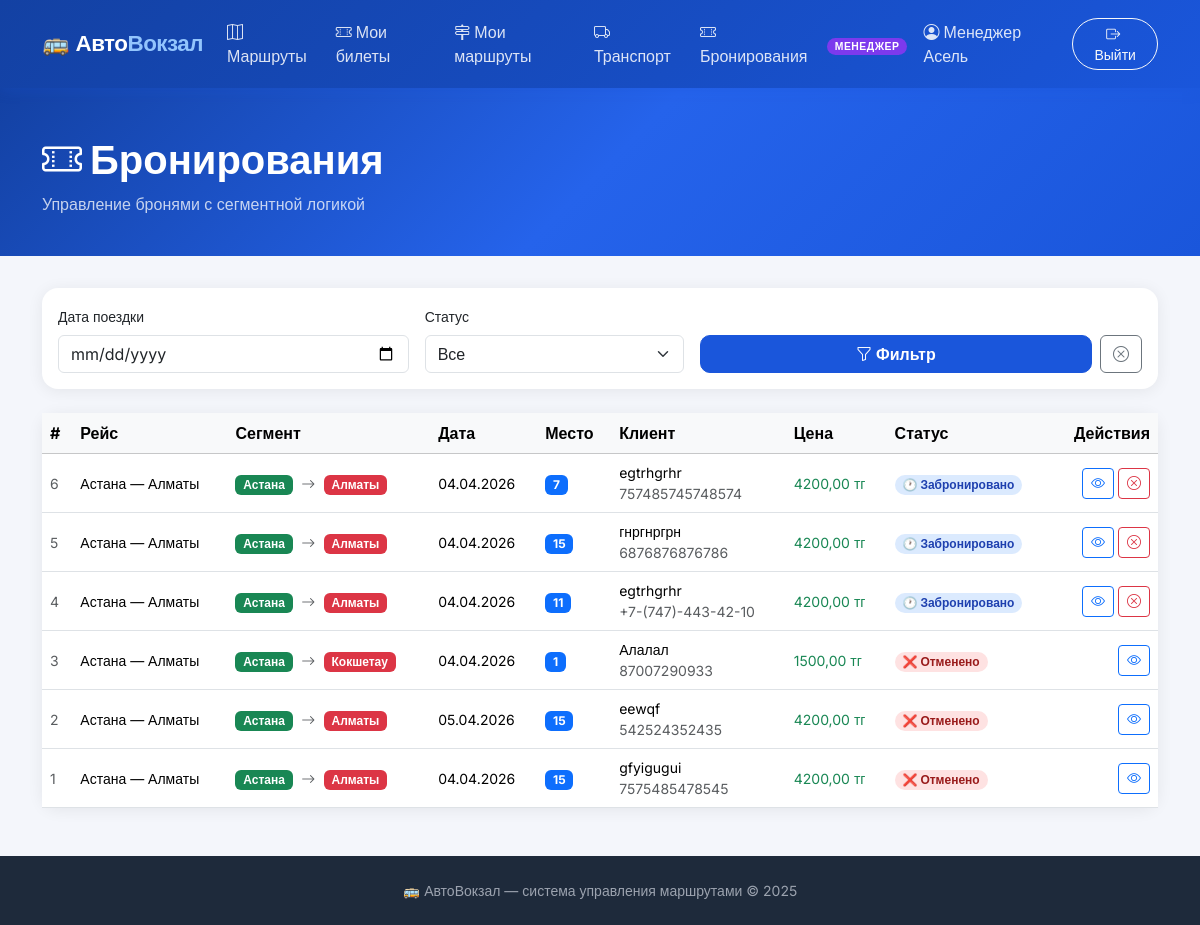
Page /bookings/ (signed in) on the committed database.
### users/models.py (models this page shows, shortened)
class User(AbstractBaseUser, PermissionsMixin):
    class Role(models.TextChoices):
        ADMIN = 'admin', 'Администратор'
        MANAGER = 'manager', 'Менеджер'
        USER = 'user', 'Пользователь'
    email = models.EmailField(unique=True, verbose_name='Email')
    full_name = models.CharField(max_length=150, blank=True, verbose_name='Полное имя')
    phone = models.CharField(max_length=20, blank=True, verbose_name='Телефон')
    role = models.CharField(
        max_length=10,
        choices=Role.choices,
        default=Role.USER,
        verbose_name='Роль'
    )
    is_active = models.BooleanField(default=True)
    is_staff = models.BooleanField(default=False)
    date_joined = models.DateTimeField(auto_now_add=True)
    objects = UserManager()
    USERNAME_FIELD = 'email'
    REQUIRED_FIELDS = []
    class Meta:
        verbose_name = 'Пользователь'
        verbose_name_plural = 'Пользователи'
    @property
    def is_admin(self):
        return self.role == self.Role.ADMIN
    @property
    def is_manager(self):
        return self.role == self.Role.MANAGER

### bookings/models.py (models this page shows, shortened)
class Booking(models.Model):
    class Status(models.TextChoices):
        BOOKED    = 'booked',    'Забронировано'
        PAID      = 'paid',      'Оплачено'
        CANCELLED = 'cancelled', 'Отменено'
        REFUNDED  = 'refunded',  'Возвращён'
    route = models.ForeignKey(
        'routes.Route', on_delete=models.CASCADE,
        related_name='bookings', verbose_name='Маршрут'
    )
    seat = models.ForeignKey(
        'transport.Seat', on_delete=models.CASCADE,
        related_name='bookings', verbose_name='Место'
    )
    from_stop = models.ForeignKey(
        'routes.Stop', on_delete=models.CASCADE,
        related_name='bookings_from', verbose_name='Остановка посадки'
    )
    to_stop = models.ForeignKey(
        'routes.Stop', on_delete=models.CASCADE,
        related_name='bookings_to', verbose_name='Остановка высадки'
    )
    travel_date = models.DateField(verbose_name='Дата поездки')
    price = models.DecimalField(max_digits=10, decimal_places=2, verbose_name='Цена билета (тг)')
    customer_name = models.CharField(max_length=150, verbose_name='Имя клиента')
    phone = models.CharField(max_length=20, verbose_name='Телефон')
    extra_info = models.TextField(blank=True, verbose_name='Доп. информация')
    status = models.CharField(
        max_length=15, choices=Status.choices,
        default=Status.BOOKED, verbose_name='Статус'
    )
    cookie_token = models.UUIDField(
        default=uuid.uuid4,
        unique=True,
        db_index=True,
        verbose_name='Токен куки',
        help_text='Идентификатор браузера гостя'
    )
    created_at = models.DateTimeField(auto_now_add=True)
    class Meta:
        verbose_name = 'Бронирование'
        verbose_name_plural = 'Бронирования'
        ordering = ['-created_at']

### routes/models.py (models this page shows, shortened)
class Route(models.Model):
    name = models.CharField(max_length=200, verbose_name='Название маршрута',
                            help_text='Например: Астана — Алматы')
    transport = models.ForeignKey(
        'transport.Transport', on_delete=models.PROTECT,
        related_name='routes', verbose_name='Транспорт'
    )
    departure_time = models.TimeField(verbose_name='Время отправления (с первой остановки)')
    is_approved = models.BooleanField(default=False, verbose_name='Подтверждён')
    created_by = models.ForeignKey(
        'users.User', on_delete=models.SET_NULL, null=True,
        related_name='routes', verbose_name='Создан менеджером'
    )
    created_at = models.DateTimeField(auto_now_add=True)
    class Meta:
        verbose_name = 'Маршрут'
        verbose_name_plural = 'Маршруты'
        ordering = ['name', 'departure_time']

class Stop(models.Model):
    route = models.ForeignKey(
        Route, on_delete=models.CASCADE,
        related_name='stops', verbose_name='Маршрут'
    )
    city = models.CharField(max_length=100, verbose_name='Город')
    order = models.PositiveSmallIntegerField(verbose_name='Порядок (0, 1, 2 ...)')
    price_from_start = models.DecimalField(
        max_digits=10, decimal_places=2, default=0,
        verbose_name='Цена от начала (тг)',
        help_text='0 для первой остановки'
    )
    arrival_offset_minutes = models.PositiveIntegerField(
        default=0, verbose_name='Смещение прибытия (мин от старта)'
    )
    is_boarding_allowed = models.BooleanField(
        default=True,
        verbose_name='Посадка разрешена',
        help_text='Можно ли купить билет ОТ этой остановки'
    )
    is_alighting_allowed = models.BooleanField(
        default=True,
        verbose_name='Высадка разрешена',
        help_text='Можно ли купить билет ДО этой остановки'
    )
    class Meta:
        verbose_name = 'Остановка'
        verbose_name_plural = 'Остановки'
        ordering = ['route', 'order']
        unique_together = ('route', 'order')

### transport/models.py (models this page shows, shortened)
class Seat(models.Model):
    class SeatType(models.TextChoices):
        WINDOW = 'window', 'У окна'
        AISLE = 'aisle', 'У прохода'
        STANDARD = 'standard', 'Стандартное'
    transport = models.ForeignKey(
        Transport,
        on_delete=models.CASCADE,
        related_name='seats',
        verbose_name='Транспорт'
    )
    seat_number = models.CharField(max_length=10, verbose_name='Номер места')
    position_x = models.PositiveIntegerField(verbose_name='Колонка (X)')
    position_y = models.PositiveIntegerField(verbose_name='Ряд (Y)')
    seat_type = models.CharField(
        max_length=20,
        choices=SeatType.choices,
        default=SeatType.STANDARD,
        verbose_name='Тип места'
    )
    class Meta:
        verbose_name = 'Место'
        verbose_name_plural = 'Места'
        unique_together = ('transport', 'seat_number')
        ordering = ['position_y', 'position_x']

### bookings/views.py (the view)
# urls.py: path('', views.BookingListView.as_view(), name='list'),
class BookingListView(ManagerRequiredMixin, View):
    def get(self, request):
        bookings = Booking.objects.select_related(
            'route', 'seat', 'from_stop', 'to_stop'
        ).order_by('-created_at')
        if not request.user.is_admin:
            bookings = bookings.filter(route__created_by=request.user)
        filter_date   = request.GET.get('date', '')
        filter_status = request.GET.get('status', '')
        if filter_date:
            try:
                bookings = bookings.filter(travel_date=date.fromisoformat(filter_date))
            except ValueError:
                pass
        if filter_status in dict(Booking.Status.choices):
            bookings = bookings.filter(status=filter_status)
        return render(request, 'bookings/list.html', {
            'bookings': bookings,
            'filter_date': filter_date,
            'filter_status': filter_status,
            'status_choices': Booking.Status.choices,
        })

### templates/bookings/list.html (shortened to what this page needs)
{% extends "base.html" %}
{% block content %}
<div class="page-header">
    <div class="container">
        <h1><i class="bi bi-ticket-perforated me-2"></i>Бронирования</h1>
        <p class="mb-0 opacity-75">Управление бронями с сегментной логикой</p>
    </div>
</div>
<div class="container pb-5">
    <div class="card mb-4">
        <div class="card-body p-3">
            <form method="get" class="row g-3 align-items-end">
                <div class="col-md-4">
                    <label class="form-label fw-600 small">Дата поездки</label>
                    <input type="date" name="date" value="{{ filter_date }}" class="form-control">
                </div>
                <div class="col-md-3">
                    <label class="form-label fw-600 small">Статус</label>
                    <select name="status" class="form-select">
                        <option value="">Все</option>
                    </select>
                </div>
                <div class="col-md-5 d-flex gap-2">
                    <button type="submit" class="btn btn-primary flex-fill"><i class="bi bi-funnel me-1"></i>Фильтр</button>
                    <a href="{% url 'bookings:list' %}" class="btn btn-outline-secondary"><i class="bi bi-x-circle"></i></a>
                </div>
            </form>
        </div>
    </div>
    {% if bookings %}
    <div class="card">
        <div class="card-body p-0">
            <div class="table-responsive">
                <table class="table table-hover align-middle mb-0">
                    <thead class="table-light">
                        <tr>
                            <th>#</th>
                            <th>Рейс</th>
                            <th>Сегмент</th>
                            <th>Дата</th>
                            <th>Место</th>
                            <th>Клиент</th>
                            <th>Цена</th>
                            <th>Статус</th>
                            <th class="text-end">Действия</th>
                        </tr>
                    </thead>
                    <tbody>
                    {% for b in bookings %}
                    <tr>
                        <td class="text-muted small">{{ b.pk }}</td>
                        <td class="small fw-600">{{ b.route.name }}</td>
                        <td>
                            <span class="badge bg-success">{{ b.from_stop.city }}</span>
                            <i class="bi bi-arrow-right text-muted mx-1 small"></i>
                            <span class="badge bg-danger">{{ b.to_stop.city }}</span>
                        </td>
                        <td class="small">{{ b.travel_date|date:"d.m.Y" }}</td>
                        <td><span class="badge bg-primary">{{ b.seat.seat_number }}</span></td>
                        <td class="small">
                            {{ b.customer_name }}<br>
                            <span class="text-muted">{{ b.phone }}</span>
                        </td>
                        <td class="fw-700 text-success small">{{ b.price }} тг</td>
                        <td>
                            <span class="badge rounded-pill status-{{ b.status }} px-2 py-1">
                                {% if b.status == 'booked' %}🕐{% elif b.status == 'paid' %}✅{% else %}❌{% endif %}
                                {{ b.get_status_display }}
                            </span>
                        </td>
                        <td>
                            <div class="d-flex gap-1 justify-content-end">
                                <a href="{% url 'bookings:detail' b.pk %}" class="btn btn-sm btn-outline-primary">
                                    <i class="bi bi-eye"></i>
                                </a>
                                {% if b.status != 'cancelled' %}
                                <form method="post" action="{% url 'bookings:cancel' b.pk %}"
                                      onsubmit="return confirm('Отменить бронирование?')">
                                    <button class="btn btn-sm btn-outline-danger"><i class="bi bi-x-circle"></i></button>
                                </form>
                                {% endif %}
                            </div>
                        </td>
                    </tr>
                    {% endfor %}
                    </tbody>
                </table>
            </div>
        </div>
    </div>
    {% else %}
    <div class="text-center py-5">
        <i class="bi bi-ticket-perforated display-1 text-muted opacity-25"></i>
        <h4 class="mt-3 text-muted">Бронирований нет</h4>
    </div>
    {% endif %}
</div>
{% endblock %}

### templates/base.html (shortened to what this page needs)
<!DOCTYPE html>
<html lang="ru">
<head>
    <link href="https://cdn.jsdelivr.net/npm/bootstrap@5.3.2/dist/css/bootstrap.min.css" rel="stylesheet">
    <link href="https://cdn.jsdelivr.net/npm/bootstrap-icons@1.11.3/font/bootstrap-icons.css" rel="stylesheet">
</head>
<body class="d-flex flex-column min-vh-100">
    <nav class="navbar navbar-expand-lg">
        <div class="container">
            <a class="navbar-brand" href="{% url 'routes:list' %}">
                🚌 Авто<span>Вокзал</span>
            </a>
            <div class="collapse navbar-collapse" id="navMain">
                <ul class="navbar-nav me-auto">
                    <li class="nav-item">
                        <a class="nav-link {% if request.resolver_match.namespace == 'routes' and request.resolver_match.url_name == 'list' %}active{% endif %}"
                           href="{% url 'routes:list' %}">
                            <i class="bi bi-map me-1"></i>Маршруты
                        </a>
                    </li>
                    <li class="nav-item">
                        <a class="nav-link {% if request.resolver_match.url_name == 'my' %}active{% endif %}"
                           href="{% url 'bookings:my' %}">
                            <i class="bi bi-ticket-perforated me-1"></i>Мои билеты
                        </a>
                    </li>
                    {% if user.is_authenticated and user.is_manager or user.is_authenticated and user.is_admin %}
                    <li class="nav-item">
                        <a class="nav-link" href="{% url 'routes:manager_list' %}">
                            <i class="bi bi-signpost-2 me-1"></i>Мои маршруты
                        </a>
                    </li>
                    <li class="nav-item">
                        <a class="nav-link" href="{% url 'transport:list' %}">
                            <i class="bi bi-truck me-1"></i>Транспорт
                        </a>
                    </li>
                    <li class="nav-item">
                        <a class="nav-link" href="{% url 'bookings:list' %}">
                            <i class="bi bi-ticket-perforated me-1"></i>Бронирования
                        </a>
                    </li>
                    {% endif %}
                </ul>
                <ul class="navbar-nav align-items-center gap-2">
                    {% if user.is_authenticated %}
                        <li class="nav-item">
                            <span class="badge-role badge-{{ user.role }}">{{ user.get_role_display }}</span>
                        </li>
                        <li class="nav-item">
                            <a class="nav-link" href="{% url 'users:profile' %}">
                                <i class="bi bi-person-circle me-1"></i>{{ user.full_name|default:user.email }}
                            </a>
                        </li>
                        <li class="nav-item">
                            <form method="post" action="{% url 'users:logout' %}" class="d-inline">
                                <button type="submit" class="btn btn-sm btn-outline-light rounded-pill px-3">
                                    <i class="bi bi-box-arrow-right me-1"></i>Выйти
                                </button>
                            </form>
                        </li>
                    {% endif %}
                </ul>
            </div>
        </div>
    </nav>
    <main class="flex-grow-1">
        {% block content %}{% endblock %}
    </main>
    <footer>
        <div class="container text-center">
            <p class="mb-0">🚌 АвтоВокзал &mdash; система управления маршрутами &copy; 2025</p>
        </div>
    </footer>
</body>
</html>

### rows in the picture
User: role "МЕНЕДЖЕР", full_name "Менеджер Асель"
Booking: pk "6", route.name "Астана — Алматы", from_stop.city "Астана", to_stop.city "Алматы", travel_date "04.04.2026", seat.seat_number "7", customer_name "egtrhgrhr", phone "757485745748574", price "4200,00", status "Забронировано"
Booking: pk "5", route.name "Астана — Алматы", from_stop.city "Астана", to_stop.city "Алматы", travel_date "04.04.2026", seat.seat_number "15", customer_name "гнргнргрн", phone "6876876876786", price "4200,00", status "Забронировано"
Booking: pk "4", route.name "Астана — Алматы", from_stop.city "Астана", to_stop.city "Алматы", travel_date "04.04.2026", seat.seat_number "11", customer_name "egtrhgrhr", phone "+7-(747)-443-42-10", price "4200,00", status "Забронировано"
Booking: pk "3", route.name "Астана — Алматы", from_stop.city "Астана", to_stop.city "Кокшетау", travel_date "04.04.2026", seat.seat_number "1", customer_name "Алалал", phone "87007290933", price "1500,00", status "Отменено"
Booking: pk "2", route.name "Астана — Алматы", from_stop.city "Астана", to_stop.city "Алматы", travel_date "05.04.2026", seat.seat_number "15", customer_name "eewqf", phone "542524352435", price "4200,00", status "Отменено"
Booking: pk "1", route.name "Астана — Алматы", from_stop.city "Астана", to_stop.city "Алматы", travel_date "04.04.2026", seat.seat_number "15", customer_name "gfyigugui", phone "7575485478545", price "4200,00", status "Отменено"
